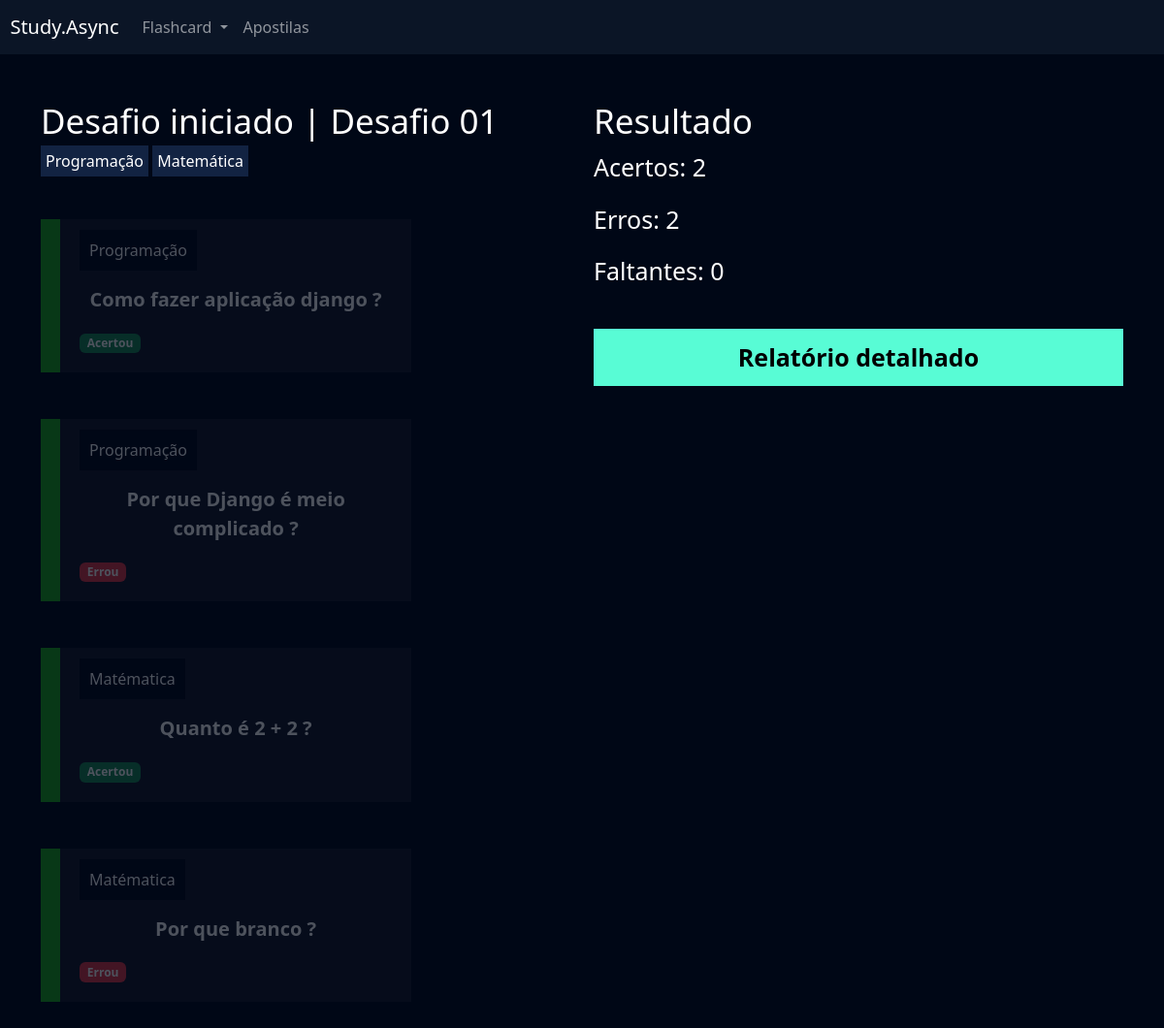
Screenshot of /flashcard/desafio/6/ (signed in) with the database file from the repository.
### flashcard/models.py (models this page shows, shortened)
class Desafio(models.Model):
    user = models.ForeignKey(User, on_delete=models.DO_NOTHING)
    titulo = models.CharField(max_length=100)
    categoria = models.ManyToManyField(Categoria)
    quantidade_perguntas = models.IntegerField()
    dificuldade = models.CharField(
        max_length=1, choices=Flashcard.DIFICULDADE_CHOICES
    )
    flashcards = models.ManyToManyField(FlashcardDesafio)
    def __str__(self):
        return self.titulo

class FlashcardDesafio(models.Model):
    flashcard = models.ForeignKey(Flashcard, on_delete=models.DO_NOTHING)
    respondido = models.BooleanField(default=False)
    acertou = models.BooleanField(default=False)

class Flashcard(models.Model):
    DIFICULDADE_CHOICES = (('D', 'Difícil'), ('M', 'Médio'), ('F', 'Fácil'))
    user = models.ForeignKey(User, on_delete=models.DO_NOTHING)
    pergunta = models.CharField(max_length=100)
    resposta = models.TextField()
    categoria = models.ForeignKey(Categoria, on_delete=models.DO_NOTHING)
    dificuldade = models.CharField(max_length=1, choices=DIFICULDADE_CHOICES)
    @property
    def css_dificuldade(self):
        if self.dificuldade == 'F':
            return 'flashcard-facil'
        elif self.dificuldade == 'M':
            return 'flashcard-medio'
        elif self.dificuldade == 'D':
            return 'flashcard-dificil'

class Categoria(models.Model):
    nome = models.CharField(max_length=20)
    def __str__(self):
        return self.nome

### flashcard/views.py (the view)
# urls.py: path('desafio/<int:id>/', views.desafio, name='desafio'),
def desafio(request, id):
    desafio = Desafio.objects.get(id=id)
    if request.method == 'GET':
        if not desafio.user == request.user:
            raise Http404()
        acertos = desafio.flashcards.filter(respondido=True).filter(acertou=True).count()
        erros = desafio.flashcards.filter(respondido=True).filter(acertou=False).count()
        faltantes = desafio.flashcards.filter(respondido=False).count()
        return render(
            request,
            'desafio.html',
            {
                'desafio': desafio,
                'acertos': acertos,
                'erros': erros,
                'faltantes': faltantes,
            },
        )

### flashcard/templates/desafio.html (shortened to what this page needs)
{% extends "base.html" %}
{% load static %}
{% block 'cabecalho' %}
    <link href="{% static 'usuarios/css/cadastro.css' %}" rel="stylesheet">
    <link href="{% static 'flashcard/css/novo_flashcard.css' %}" rel="stylesheet">
    <link href="{% static 'flashcard/css/iniciar_desafio.css' %}" rel="stylesheet">
    <link href="{% static 'flashcard/css/desafio.css' %}" rel="stylesheet">
    <link href='https://unpkg.com/boxicons@2.1.4/css/boxicons.min.css' rel='stylesheet'>
{% endblock 'cabecalho' %}
{% block 'conteudo' %}
    {% include "partials/header.html" %}
    <div class="container">
        <br>
        <br>
        <div class="row">
            <div class="col-md">
                <h3 class="fonte-secundaria" >Desafio iniciado | {{desafio}}</h3>
                <span class="badge-categoria">Programação</span>
                <span class="badge-categoria" >Matemática</span>
                <br>
                <br>
                <br>
                {% for flash in desafio.flashcards.all %}
                    <div class="box-new-flashcard {% if flash.respondido %} op2 {% endif %}">
                        <div class="flashcard {{flash.flashcard.css_dificuldade}}">
                            <div class="flashcard-categoria">
                                {{flash.flashcard.categoria}}
                            </div>
                            <br>
                            <br>
                            <div class="flashcard-box-item" onclick="flip_card({{flash.id}})">
                                <p class="flashcard-item">{{flash.flashcard.pergunta}}</p>
                            </div>
                            {% if not flash.respondido %}
                                <div class="responder">
                                    <a href="{% url 'responder_flashcard' flash.id %}?acertou=0&desafio_id={{desafio.id}}"><i class='bx bxs-x-square icone-vermelho'></i></a>
                                    <a href="{% url 'responder_flashcard' flash.id %}?acertou=1&desafio_id={{desafio.id}}"><i class='bx bxs-check-square icone-verde' ></i></a>
                                </div>
                            {% else %}
                                {% if flash.acertou %}
                                    <span class= 'badge bg-success'>Acertou</span>
                                {% else %}
                                    <span class= 'badge bg-danger'>Errou</span>
                                {% endif %}
                            {% endif %}
                        </div>
                    </div>
                    <br>
                    <br>
                {% endfor %}
            </div>
            <div class="col-md">
                <h3 class="fonte-secundaria">Resultado</h3>
                <p class="fonte-p">Acertos: {{acertos}} </p>
                <p class="fonte-p">Erros: {{erros}}</p>
                <p class="fonte-p">Faltantes: {{faltantes}}</p>
                <br>
                <a class="btn-cadastro btn-desafio" href="{% url 'relatorio' desafio.id %}">Relatório detalhado</a>
            </div>
        </div>
    </div>
{% endblock 'conteudo' %}

### templates/static/geral/css/base.css (style rules this page uses)
:root { --main-color: #0b1526; --dark-color: #000716; --secondary-dark-color: rgb(15, 2, 26); --light-color: #00c1f3; --contrast-color: #f4c96b; --differential-color: #58fcd5; }
body { background-color: var(--dark-color) !important; color: white !important; }

### templates/static/usuarios/css/cadastro.css (style rules this page uses)
* { margin: 0; padding: 0; }
.btn-cadastro { padding: 10px; background-color: #58fcd5; border: none; border: 1px solid #58fcd5; font-size: 18px; font-weight: bold; padding-left: 25px; padding-right: 25px; }

### templates/static/flashcard/css/novo_flashcard.css (style rules this page uses)
.box-new-flashcard { width: 70%; margin: auto; }
.flashcard { background-color: rgba(255, 255, 255, .08); padding: 20px; }
.flashcard-box-item { text-align: center; }
.flashcard p { font-size: 20px; font-weight: bold; cursor: pointer; }
.flashcard-facil { border-left: 20px solid #1DAB1A; }
.flashcard-categoria { background-color: var(--dark-color); display: inline; padding: 10px; }

### templates/static/flashcard/css/iniciar_desafio.css (style rules this page uses)
.fonte-secundaria { font-size: 35px; }

### templates/static/flashcard/css/desafio.css (style rules this page uses)
.badge-categoria { padding: 5px; background-color: #122342; }
.box-new-flashcard { margin: 0; }
.op2 { opacity: .3; }
.fonte-p { font-size: 25px; }
.btn-desafio { width: 100% !important; color: black; text-decoration: none; display: block; text-align: center; font-size: 25px; }

### rows the page displays
Desafio: titulo "Desafio 01"
FlashcardDesafio: flashcard.categoria "Programação", flashcard.pergunta "Como fazer aplicação django ?", respondido "Acertou"
FlashcardDesafio: flashcard.categoria "Programação", flashcard.pergunta "Por que Django é meio complicado ?", respondido "Errou"
FlashcardDesafio: flashcard.categoria "Matématica", flashcard.pergunta "Quanto é 2 + 2 ?", respondido "Acertou"
FlashcardDesafio: flashcard.categoria "Matématica", flashcard.pergunta "Por que branco ?", respondido "Errou"

### other values shown
{{ acertos }} "2"
{{ erros }} "2"
{{ faltantes }} "0"
